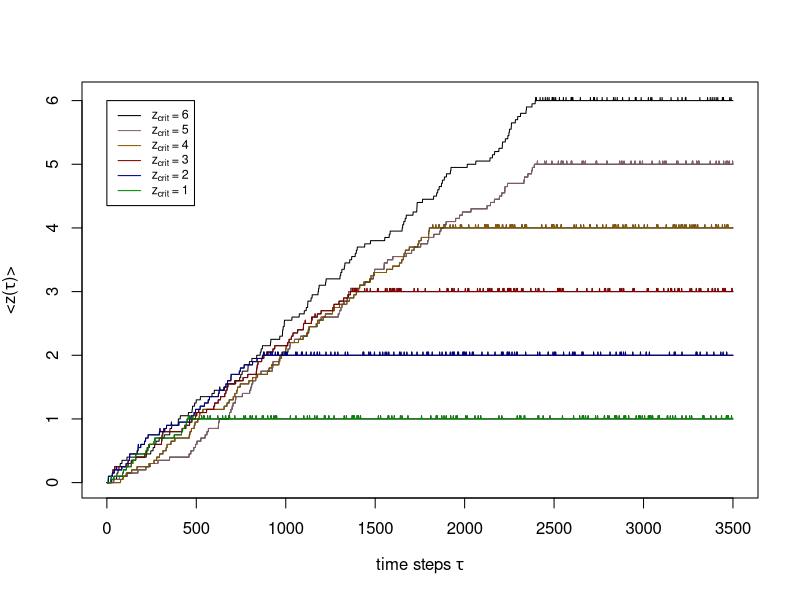

This figure's R source:
### 1D lattice after christen1991 paper
### open boundary conditions and conservative perturbation


### functions:

perform_avalanches <- function(lattice){
  while (any((lattice > z_crit))) {
    tmp_lattice  <- rep(0L, lattice_size)    # auxilliary lattice for calculation of avalanche effects
    
    for(i in 1:lattice_size){ 
      
      if(lattice[i] > z_crit){
        if(i != lattice_size){
          tmp_lattice[i] <- tmp_lattice[i] - 2
          tmp_lattice[i+1] <- tmp_lattice[i+1] + 1
        }
        else {
          tmp_lattice[i] <- tmp_lattice[i] - 1
        }
        
        if(i != 1){
          tmp_lattice[i-1] <- tmp_lattice[i-1] + 1     
        }
        
      }}
    ## add the tmp_lattice to lattice in order to update the lattice
    lattice <- lattice + tmp_lattice
  }
  return (lattice)
}
  
#### algorithm  
lattice_size <- 20

time_steps <- 3500
z_crit_max <- 6
color <- c("green4","blue4","red4","orange4","pink4")


for(z_crit in z_crit_max:1){
  lattice <- rep(0L, lattice_size)  # main lattice; will contain the z-values
  z_means <- numeric(time_steps)
  
  for(t in 1:time_steps){
    
    lattice <- perform_avalanches(lattice)
    
    
    ## randomly perturb system via conservative perturbation
    x_rand <- sample(1:lattice_size, 1) 
    
    lattice[x_rand] <- lattice[x_rand] + 1
    if(x_rand > 1){
      lattice[x_rand - 1] <- lattice[x_rand - 1] - 1
    }
    
    ## compute z_mean[t]
    z_means[t] <- mean(lattice)
    
    
    ## final avalance relaxation
    if(t == time_steps){
      lattice <- perform_avalanches(lattice)
    }
  }
  if(z_crit == z_crit_max){
    plot(z_means,type = "l", xlab = expression(paste("time steps ", tau)), 
         ylab = expression(paste("<z(", tau, ")>")))  
  } else {
    lines(z_means)
    lines(z_means, col=color[z_crit])
    
  }
  
}
  
legend(0, 6, legend=c(expression(paste('z'['crit'], ' = 6')),
                      expression(paste('z'['crit'], ' = 5')),
                      expression(paste('z'['crit'], ' = 4')),
                      expression(paste('z'['crit'], ' = 3')),
                      expression(paste('z'['crit'], ' = 2')),
                      expression(paste('z'['crit'], ' = 1'))),
       col=c("black","pink4","orange4","red4","blue4","green4"), lty=1:1, cex=0.75)



## PLOTS
# barplot(lattice)
# plot(z_means, type = "l")

8:2
